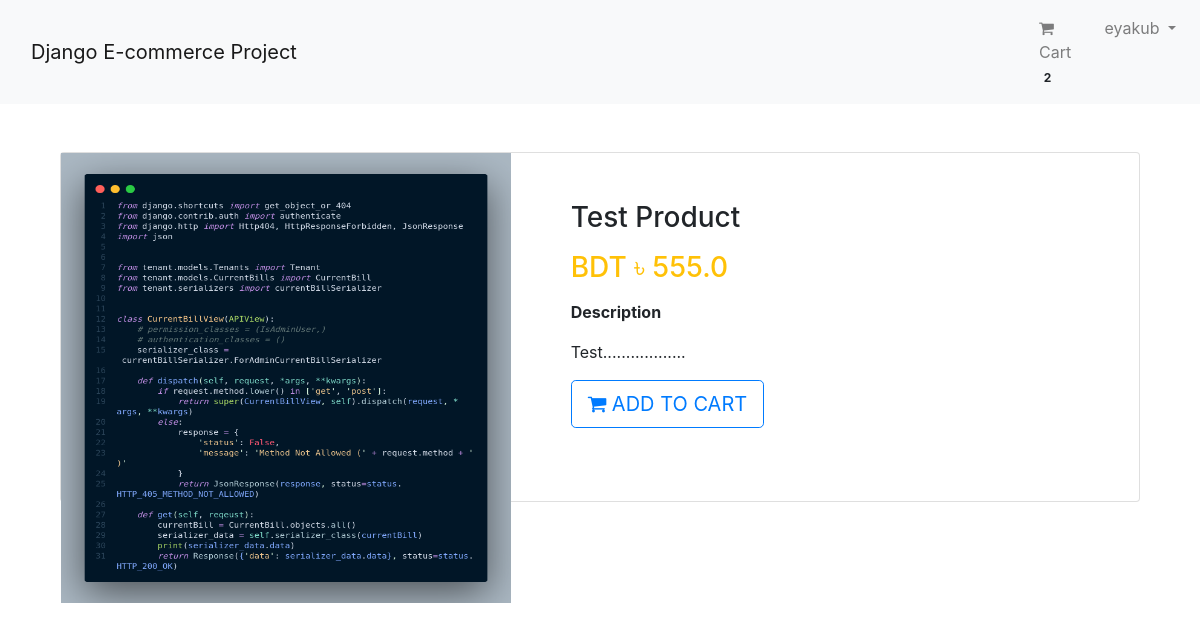
The page /product/3/ (signed in) on the database its author committed.
### app_login/models.py (models this page shows, shortened)
class User(AbstractBaseUser, PermissionsMixin):
    email = models.EmailField(unique=True, null=False)
    is_staff = models.BooleanField(
        ugettext_lazy('staff status'),
        default=False,
        help_text=ugettext_lazy('Designates whether user can log in this site')
    )
    is_active = models.BooleanField(
        ugettext_lazy('active'),
        default=True,
        help_text=ugettext_lazy('Designates whether this user would be treated as active. Unselect this instead of deleting account')
    )
    USERNAME_FIELD = 'email'
    objects = MyUserManager()

class Profile(models.Model):
    user = models.OneToOneField(User, on_delete=models.CASCADE, related_name='profile')
    username = models.CharField(max_length=264, blank=True)
    full_name = models.CharField(max_length=264, blank=True)
    address_1 = models.TextField(max_length=300, blank=True)
    city = models.CharField(max_length=50, blank=True)
    zipcode = models.CharField(max_length=10, blank=True)
    country = models.CharField(max_length=50, blank=True)
    phone = models.CharField(max_length=20, blank=True)
    created_at = models.DateTimeField(auto_now_add=True)
    updated_at = models.DateTimeField(auto_now=True)

### app_order/models.py (models this page shows, shortened)
class Order(models.Model):
    order_items = models.ManyToManyField(Cart)
    user = models.ForeignKey(settings.AUTH_USER_MODEL, on_delete=models.CASCADE, related_name='order')
    ordered = models.BooleanField(default=False)
    created_at = models.DateTimeField(auto_now_add=True)
    paymentId = models.CharField(max_length=264, blank=True, null=True)
    orderId = models.CharField(max_length=200, blank=True, null=True)

### app_shop/models.py (models this page shows, shortened)
class Product(models.Model):
    mainimage = models.ImageField(upload_to='Products')
    name = models.CharField(max_length=264)
    category = models.ForeignKey(Category, on_delete=models.CASCADE, related_name='category')
    preview_text = models.TextField(max_length=200, verbose_name='Preview Text')
    detail_text = models.TextField(max_length=1000, verbose_name='Description')
    price = models.FloatField()
    old_price = models.FloatField(default=0.00)
    created = models.DateTimeField(auto_now_add=True)
    class Meta:
        ordering = ['-created',]

### app_shop/views.py (the view)
# urls.py: path('product/<pk>/', views.ProductDetail.as_view(), name='product_detail'),
class ProductDetail(DetailView):
    model = Product
    template_name = 'app_shop/product_detail.html'

### app_order/templatetags/cart_tag.py (called while the page is built)
@register.filter
def cart_total(user):
    order = Order.objects.filter(user=user, ordered=False)
    if order.exists():
        return order[0].order_items.count()
    else:
        return 0

### templates/app_shop/product_detail.html
{% extends 'base.html' %}
{% block body_block %}
<div class="container my-5">
    <div class="card">
        <div class="row">
            <aside class="col-sm-5 border-right">
                <article class="gallery-wrap">
                    <div class="img-big-wrap">
                        <div >
                            <a href="#"><img src="/media/{{object.mainimage}}" style="width:450px" alt=""></a>
                        </div>
                    </div>
                </article>
            </aside>
            <aside class="col-sm-7">
                <article class="card-body p-5">
                    <h3 class="title mb-3">{{object.name}}</h3>
                    <p class="price-detail-wrap">
                        <span class="price h3 text-warning">
                            <span class="currency">
                                BDT &#2547;
                            </span>
                            <span class="num">
                                {{ object.price }}
                            </span>
                        </span>
                    </p>
                    <dl class="item-property">
                        <dt>
                            Description
                        </dt>
                        <dd>
                            <p>{{ object.detail_text|linebreaks }}</p>
                        </dd>
                    </dl>
                    <a href="{% url 'app_order:add' pk=object.pk %}" class="btn btn-lg btn-outline-primary text-uppercase">
                        <i class="fa fa-shopping-cart"></i>
                        Add to Cart
                    </a>
                </article>
            </aside>
        </div>
    </div>
</div>
{% endblock body_block %}

### templates/navbar.html (shortened to what this page needs)
{% load cart_tag %}
<nav class="navbar navbar-expand-lg navbar-light bg-light">
    <div class="container">
        <a class="navbar-brand" href="{% url 'app_shop:home' %}">Django E-commerce Project</a>
    </div>
    <div class="collapse navbar-collapse" id="navbarNav">
        <ul class="navbar-nav ml-auto">
            {% if request.user.is_authenticated %}
            <li class="nav-item">
                <a href="{% url 'app_order:cart' %}" class="nav-link">
                    <i class="fa fa-shopping-cart"></i> Cart
                    <span class="badge badge-light">{{ request.user |cart_total }}</span>
                </a>
             </li>
            <li class="nav-item dropdown">
                <a href="" class="nav-link dropdown-toggle" id="navbarDropdown"
                    role="button"
                    data-toggle="dropdown"
                    aria-haspopup="true"
                    aria-expanded="false">
                    {{request.user.profile.username}}
                </a>
            </li>
            {% else %}
            <li class="nav-item">
                <a href="{% url 'app_login:login' %}" class="btn btn-primary">Login</a>
            </li>
            {% endif %}
        </ul>
    </div>
</nav>

### static/css/main.css (style rules this page uses)
.gallery-wrap .img-big-wrap img { height: 450px; width: auto; display: inline-block; cursor: zoom-in; }

### templates/base.html (style rules this page uses)
.card { height: 350px; }

### rows shown on the page
User: user|cart_total "2", user.profile.username "eyakub"
Product: mainimage (picture), name "Test Product", price "555.0", detail_text "Test.................."
